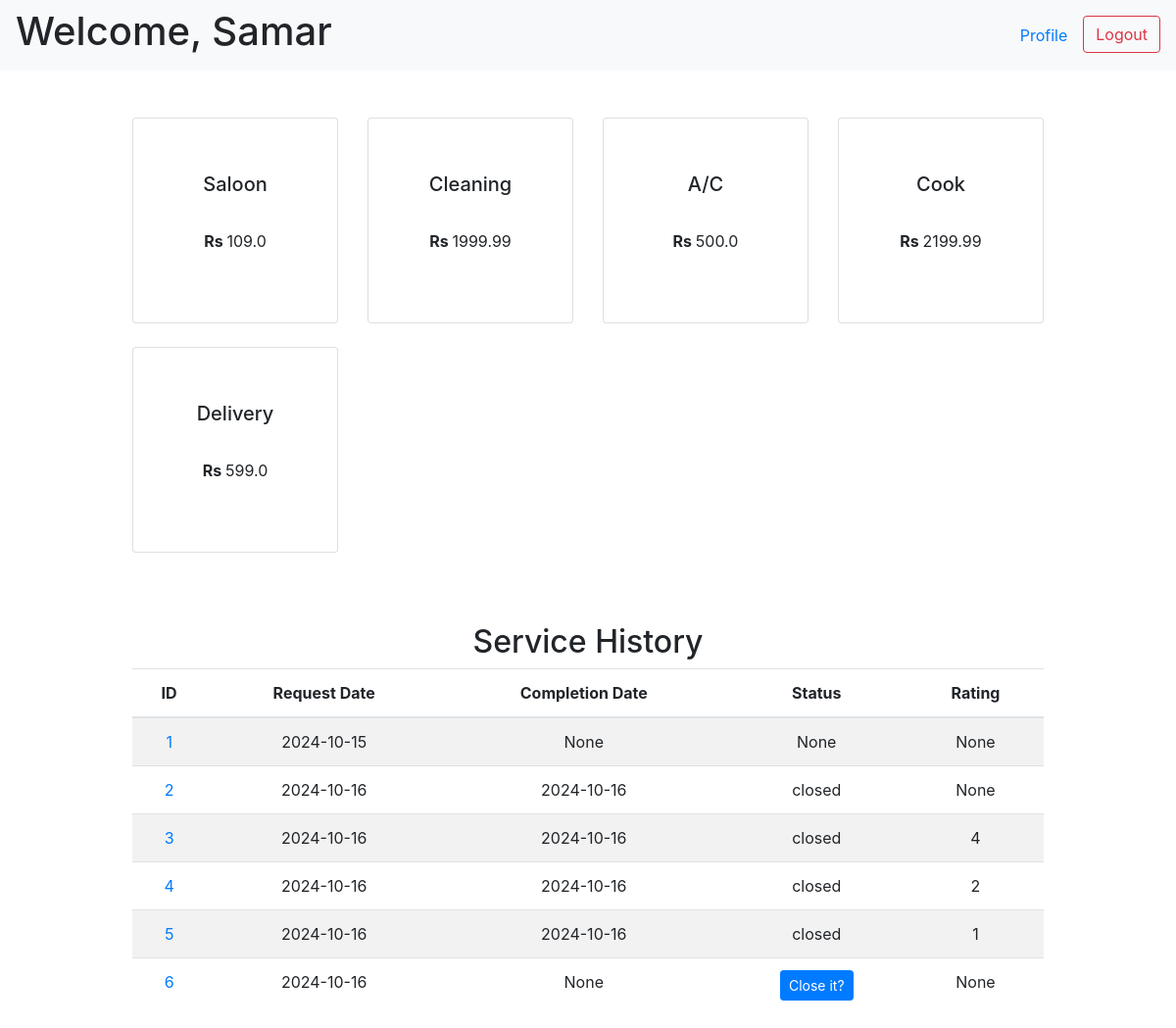
Before: /customer (signed in) with the older database file.
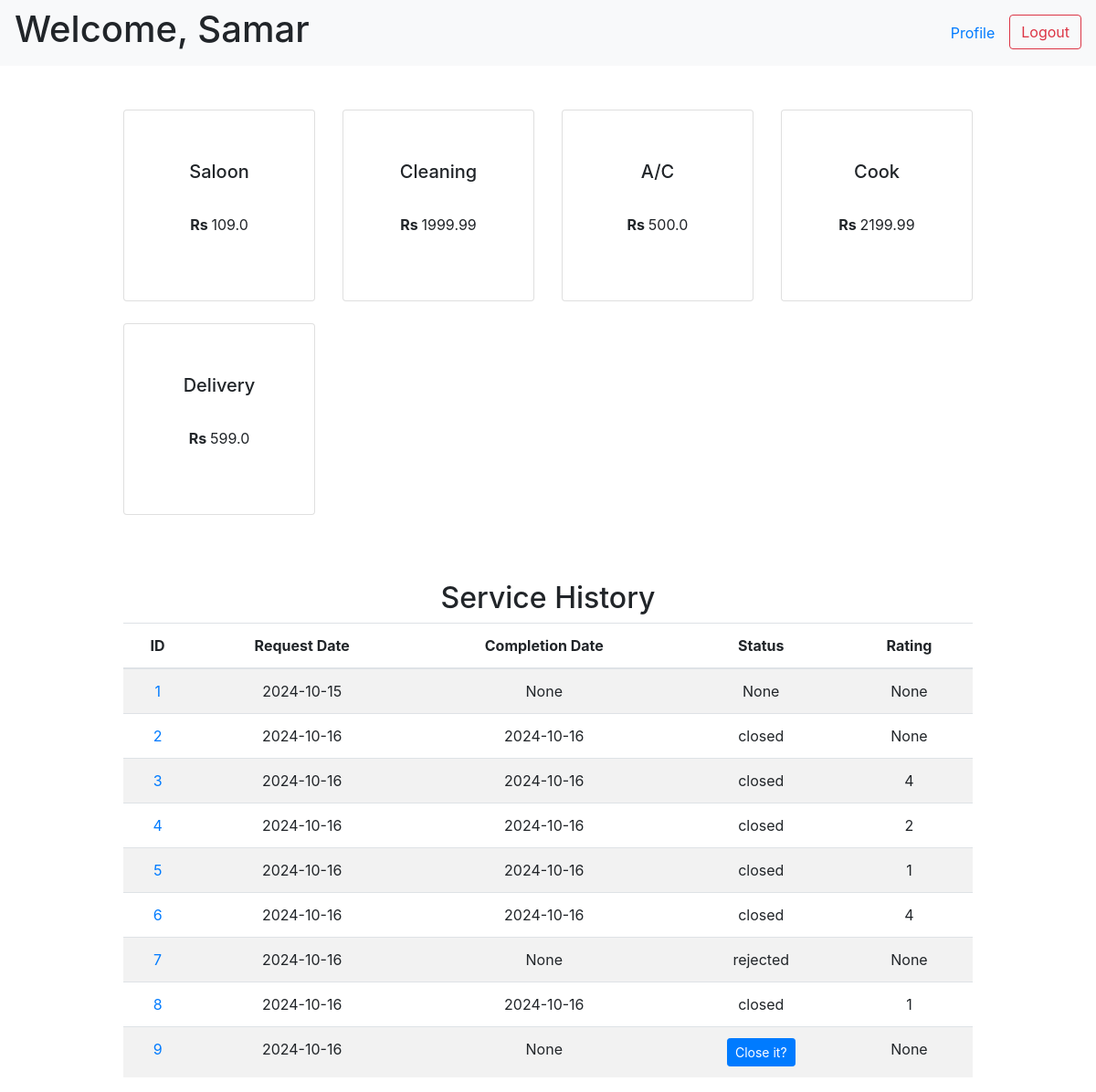
After: the same page with the newer database file.
### tables this page shows
CREATE TABLE "services" (
    "id" INTEGER,
    "name" TEXT NOT NULL UNIQUE,
    "description" TEXT NOT NULL,
    "price" REAL NOT NULL,
    PRIMARY KEY("id")
);

CREATE TABLE "service_requests" (
    "id" INTEGER,
    "service_id" INTEGER NOT NULL,
    "customer_id" INTEGER NOT NULL,
    "professional_id" INTEGER NOT NULL,
    "date_of_request" DATETIME DEFAULT CURRENT_TIMESTAMP,
    "date_of_completion" DATETIME,
    "status" TEXT DEFAULT 'requested' CHECK("status" in ('requested', 'accepted', 'rejected', 'closed')),
    "rating" INTEGER,
    "remarks" TEXT,
    PRIMARY KEY("id"),
    FOREIGN KEY("service_id") REFERENCES "services"("id") ON DELETE CASCADE,
    FOREIGN KEY("customer_id") REFERENCES "customers"("id") ON DELETE CASCADE,
    FOREIGN KEY("professional_id") REFERENCES "professionals"("id") ON DELETE CASCADE
);

### app.py (the view)
@app.route("/customer", methods=["GET", "POST"])
def customer_homepage():
    if request.method == "POST":
        customer = helper.fetch_customer(email=session["username"], password=session["password"])
        services = helper.fetch_services()
        packages = helper.available_packages(request.form.get("service_id"))
        service_requests = helper.fetch_service_req(customer_id=session['username'])
        return render_template("customer.html", customer=customer, services=services,
                                requests=service_requests, packages=packages)
        ...
    else:
        if "username" in session and "password" in session:
            customer = helper.fetch_customer(email=session["username"],
                                            password=session["password"])
        else:
            customer = None
        if customer:
            services = helper.fetch_services()
            service_requests = helper.fetch_service_req(customer_id=session['username'])
            return render_template("customer.html", customer=customer, services=services,
                                   requests=service_requests, packages=None)
        else:
            return redirect(url_for("login"))

### app.py (called while the page is built)
@app.after_request
def add_header(response):
    response.headers['Cache-Control'] = 'no-store, no-cache, must-revalidate, post-check=0, pre-check=0, max-age=0'
    response.headers['Pragma'] = 'no-cache'
    response.headers['Expires'] = '-1'
    return response

### helper.py (called while the page is built)
def get_db():
    connection = sqlite3.connect("database.db")
    connection.execute("PRAGMA foreign_keys = ON")
    connection.row_factory = sqlite3.Row
    return connection

def fetch_customer(email, password):
    with get_db() as connection:
        db = connection.cursor()
        return db.execute("SELECT * FROM customers WHERE email = ? AND password = ?",
                (email, password)).fetchone()

def fetch_services():
    with get_db() as connection:
        db = connection.cursor()
        return db.execute("SELECT * FROM services").fetchall()

### templates/customer.html (shortened to what this page needs)
<!DOCTYPE html>
<html lang="en">
<head>
    <link rel="stylesheet" href="https://cdn.jsdelivr.net/npm/bootstrap@4.0.0/dist/css/bootstrap.min.css">
</head>
<body>
    <nav class="navbar navbar-expand-lg navbar-light bg-light">
        <h1>Welcome, {{ customer["fname"] }}</h1>
        <ul class="nav ml-auto">
            <li class="nav-item">
                <a class="nav-link" href="" data-toggle="modal"
                    data-target="#customerModal{{ customer['id'] }}">Profile</a>
            </li>
            <li>
                <form action="/logout" class="d-inline">
                    <button type="submit" class="btn btn-outline-danger">Logout</button>
                </form>
            </li>
        </ul>
    </nav>
    <div class="container mt-5">
        <div class="row">
            {% for service in services %}
            <div class="col-md-3 mb-4">
                <form method="POST" action="/customer">
                    <button type="submit" class="card-link" style="border:none; background:none; padding:0;">
                        <div class="card square-card">
                            <div class="card-body">
                                <h5 class="card-title">{{ service['name'] }}</h5>
                                <p><strong>Rs </strong>{{ service['price'] }}</p>
                            </div>
                        </div>
                    </button>
                </form>
            </div>
            {% endfor %}
        </div>
    </div>
    <div class="container mt-5 text-center">
        <h2>Service History</h2>
        <div class="table-responsive">
            <table class="table table-striped">
                <thead>
                    <tr>
                        <th>ID</th>
                        <th>Request Date</th>
                        <th>Completion Date</th>
                        <th>Status</th>
                        <th>Rating</th>
                    </tr>
                </thead>
                <tbody>
                    {% for request in requests %}
                    <tr>
                        <td>
                            <a href="" data-toggle="modal"
                                data-target="#requestInfoModal{{ request['id'] }}">
                                {{ request['id'] }}</a>
                        </td>
                        <td>{{ request['request_date'] }}</td>
                        <td>{{ request['completion_date'] }}</td>
                        <td>
                            {% if request['status'] == 'accepted' %}
                            <button type="button" class="btn btn-primary btn-sm" data-toggle="modal" data-target="#closeServiceModal{{ request['id'] }}">
                                Close it?
                            </button>
                            {% else %}
                                {{ request['status'] }}
                            {% endif %}
                        </td>
                        <td>{{ request['rating'] }}</td>
                    </tr>
                    {% endfor %}
                </tbody>
            </table>
        </div>
    </div>
</body>
</html>

Changed rows visible on the page:
changed service_requests id 6: completion_date "None" → "2024-10-16"; status (not shown) → "closed"; rating "None" → "4"; no longer shows "Close it?"
added service_requests: id "7", request_date "2024-10-16", completion_date "None", status "rejected", rating "None"
added service_requests: id "8", request_date "2024-10-16", completion_date "2024-10-16", status "closed", rating "1"
added service_requests: id "9", request_date "2024-10-16", completion_date "None", rating "None"
